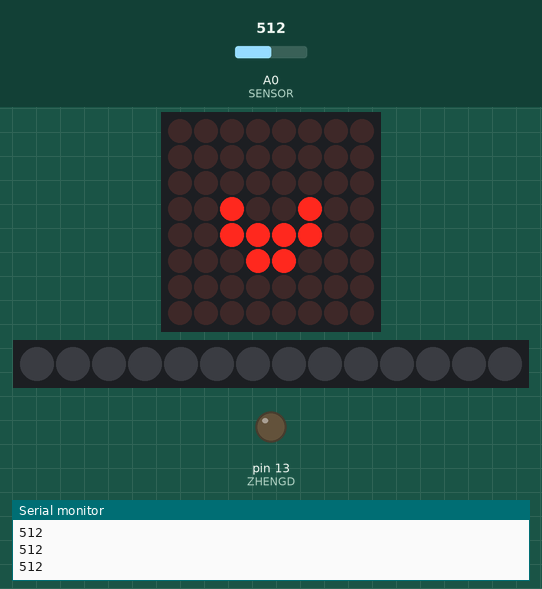
A sketch run on a simulated Arduino Uno, built with avr-gcc and run on an emulated ATmega328P. Parts: 8×8 LED matrix, 14 RGB LEDs in strip order, left to right, output pins drawn as LEDs (lit = HIGH), the last lines printed to the serial monitor. Wiring (inferred from the names in the program): MAX7219 LED driver (orientation assumed): data A1; clock A3; CS A2. The test bench sets the inputs (shaded band); at power-on: A0 (SENSOR) = 512. Pins used as bus, display or sensor lines are not drawn.

Above: at 1.2 s.
1.3 s: A0 (SENSOR) set to 685
2.8 s: A0 (SENSOR) set to 711
At 3.8 s:
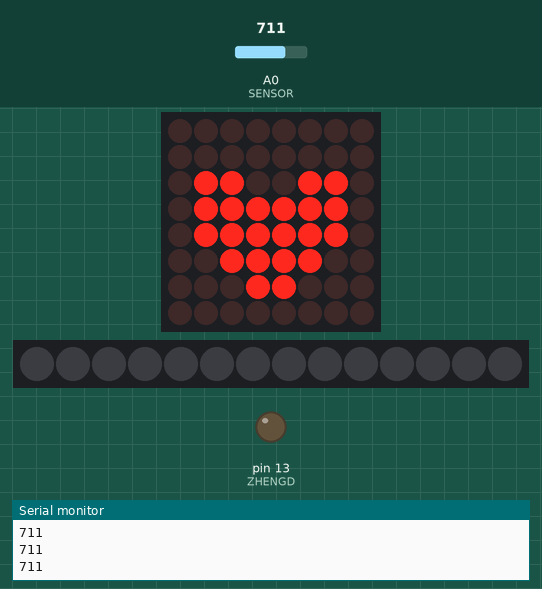
4.3 s: A0 (SENSOR) set to 791
5.8 s: A0 (SENSOR) set to 810
At 6.8 s:
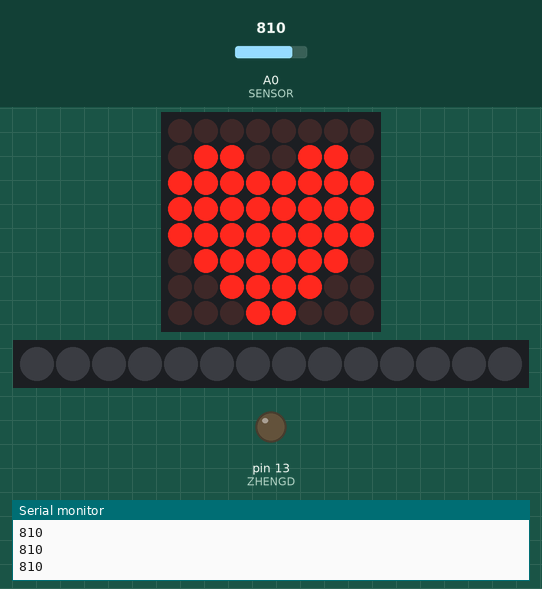
7.3 s: A0 (SENSOR) set to 306
At 8.5 s:
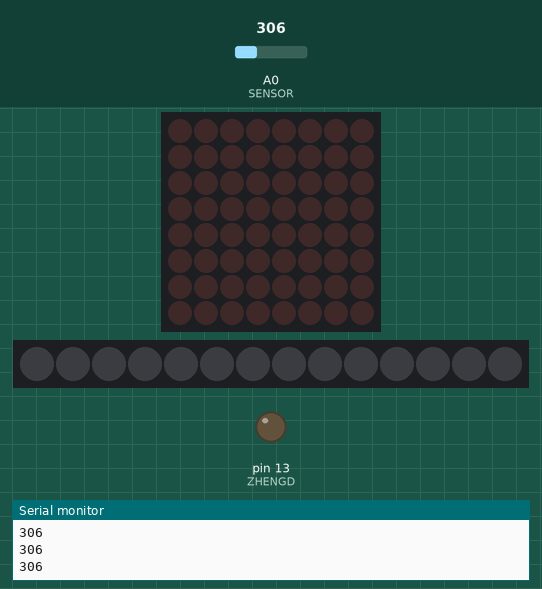
8.8 s: A0 (SENSOR) set to 492
10.3 s: A0 (SENSOR) set to 511
At 11.4 s:
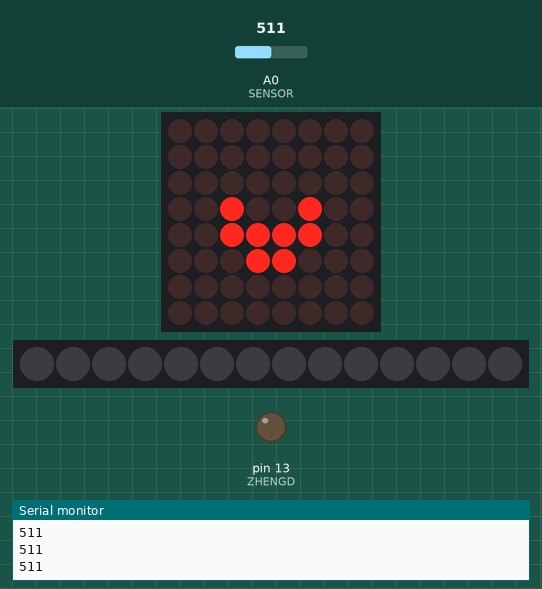
Timing chart, 0 to 12.8 s (numbered marks = the images above; inputs shaded):
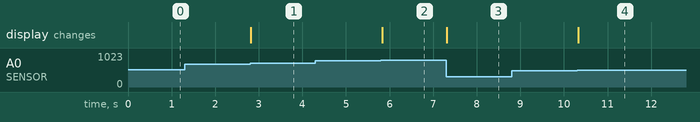

Measured:
- the behaviour switches between 699 and 700 on A0 (SENSOR) (found by bisection; images 0 and 1)
- the behaviour switches between 799 and 800 on A0 (SENSOR) (found by bisection; images 1 and 2)
- the behaviour switches between 499 and 500 on A0 (SENSOR) (found by bisection; images 3 and 4)
- after the input at 2.8 s, the display: changes at once (image 1)
- after the input at 5.8 s, the display: changes at once (image 2)
- after the input at 7.3 s, the display: changes at once (image 3)
- after the input at 10.3 s, the display: changes at once (image 4)

The sketch:

xind.ino
```cpp
#include <Adafruit_NeoPixel.h>
//led

#define dataPin   A3     //  SDI
#define clockPin  A2     //  SCLK
#define latchPin  A1     //  LOAD

#define PIN 12  //灯
Adafruit_NeoPixel strip = Adafruit_NeoPixel(14, PIN, NEO_GRB + NEO_KHZ800);
uint8_t rb[7][3] = { {255, 0, 0}, {255, 125, 0}, {255, 255, 0},
  {0, 255, 0}, {0, 155, 255}, {0, 0, 255}, {139, 0, 255}
};

#define CLK   A3
#define CS    A2
#define DIN   A1 //这里定义了那三个脚
#define SENSOR  A0  //心跳传感器 /震动传感器 ，输入用一个引脚，在输入处做判断。
#define ZHENGD  13

//#define ZHENGDONG A3 //震动传感器 输入就一个

unsigned char disp1[10][8] = {
  0x0, 0x66, 0xFF, 0xFF, 0xFF, 0x7E, 0x3C, 0x18, //最大心
  0x0, 0x0, 0x66, 0x7E, 0x7E, 0x3C, 0x18, 0x0,
  0x0, 0x0, 0x0, 0x24, 0x3C, 0x18, 0x0, 0x0,
  0x0, 0x0, 0x0, 0x0, 0x0, 0x0, 0x0, 0x0,// 最小心
  0x0, 0x0, 0x0, 0x24, 0x3C, 0x18, 0x0, 0x0,
  0x0, 0x0, 0x66, 0x7E, 0x7E, 0x3C, 0x18, 0x0,
  0x0, 0x66, 0xFF, 0xFF, 0xFF, 0x7E, 0x3C, 0x18, //最大
  0x0, 0x8, 0xC, 0xFE, 0xFF, 0xFE, 0xC, 0x8,
  0x0, 0x10, 0x30, 0x7F, 0xFF, 0x7F, 0x30, 0x10,
  0x3C, 0x7E, 0xFF, 0xFF, 0xFF, 0xFF, 0x7E, 0x3C
};

void Delay(double x)
{
  double i;
  for (i = 0; i < x; i++);
}


void Delay_xms(unsigned int x)
{
  unsigned int i, j;
  for (i = 0; i < x; i++)
    for (j = 0; j < 112; j++);
}
//--------------------------------------------
//功能：向MAX7219(U3)写入字节
//入口参数：DATA
//出口参数：无
//说明：
void Write_Max7219_byte(unsigned char DATA)
{
  unsigned char i;
  digitalWrite(CS, LOW);
  for (i = 8; i >= 1; i--)
  {
    digitalWrite(CLK, LOW);
    if (DATA & 0X80)
      digitalWrite(DIN, HIGH);
    else
      digitalWrite(DIN, LOW);

    DATA <<= 1;
    digitalWrite(CLK, HIGH);
  }
}
//-------------------------------------------
//功能：向MAX7219写入数据
//入口参数：address、dat
//出口参数：无
//说明：
void Write_Max7219(unsigned char address, unsigned char dat)
{
  digitalWrite(CS, LOW);
  Write_Max7219_byte(address); //写入地址，即数码管编号
  Write_Max7219_byte(dat); //写入数据，即数码管显示数字
  digitalWrite(CS, HIGH);
}


void Init_MAX7219(void)
{
  Write_Max7219(0x09, 0x00); //译码方式：BCD码
  Write_Max7219(0x0a, 0x03); //亮度
  Write_Max7219(0x0b, 0x07); //扫描界限；4个数码管显示
  Write_Max7219(0x0c, 0x01); //掉电模式：0，普通模式：1
  Write_Max7219(0x0f, 0x00); //显示测试：1；测试结束，正常显示：0
}
/************************************************************/


void show(int n) {
  for (unsigned int i = 1; i < 9; i++)
    Write_Max7219(i, disp1[n][i - 1]);
}

int show_heart(int sens) {
  unsigned int j = sens / 100;
  int s = 0;
  switch (j) {
    case 10:
    case 9:
    case 8:
      show(0);
      s = 1;
      break;
    case 7:
      show(1);
      s = 1;
      break;
    case 6:
    case 5:
      show(2);
      break;
    case 4:
    case 3:
    case 2:
    case 1:
    case 0:
      show(3);
  }
  return s;
}

void readLine( ) {
  int gg = Serial.read( );

} // readLine(

void setup() {
  // put your setup code here, to run once:
  pinMode(CLK, OUTPUT);
  pinMode(CS, OUTPUT);
  pinMode(DIN, OUTPUT); //让三个脚都是输出状态
  pinMode(SENSOR, INPUT);
  pinMode(ZHENGD, OUTPUT);
  Init_MAX7219();
  Serial.begin(9600);
  strip.begin();
  strip.setBrightness(50);
  //hat_lb();
}

#define LEN   16
char buff [LEN];

void SerialRead(char *buf) {
  if ( Serial.available() > 0 ) {
    if (Serial.read() == 0xa) {
      int i = 0;
      char b = Serial.read();
      while (b != 0xd && i < LEN - 4) {
        buf[i++] = b;
        b = Serial.read();
      }
      buf[i] = 0x0;
      //Serial.println(buf);
    }
  }
}

void loop() {
  // put your main code here, to run repeatedly:
  int sensorValue = analogRead(SENSOR);
  Serial.println(sensorValue);
  //SerialRead(buff);

  //int res = atoi(buff);
  int res = sensorValue;
  int s = show_heart(res);

  if (0)
    ;
  else
    hei();
  //lop();
  delay(50);
}

void bai() {
  for (int8_t i = 0; i <= 14; i++)
    strip.setPixelColor(i, strip.Color(255, 255, 255));
  strip.show();
}

void hei() {
  for (int8_t i = 0; i <= 14; i++)
    strip.setPixelColor(i, strip.Color(0, 0, 0));
  strip.show();
}

void hong() {
  for (int8_t i = 0; i <= 14; i++)
    strip.setPixelColor(i, strip.Color(255, 0, 0));
  strip.show();
}

void lv() {
  for (int8_t i = 0; i <= 14; i++)
    strip.setPixelColor(i, strip.Color(0, 255, 0));
  strip.show();
}

void lan() {
  for (int8_t i = 0; i <= 14; i++)
    strip.setPixelColor(i, strip.Color(0, 0, 255));
  strip.show();
}

uint64_t aaa = 0;
uint8_t j = 0, ii = 0;
void lop() {
  aaa++;
  //if (aaa % 1 != 0) return;
  if (j > 14) j = 0;
  //for (uint8_t j = 0; j < 14; j++) {
  //for (uint8_t k = 0; k < 14; k++)
  //strip.setPixelColor(k, 0);
  for (int8_t i = 0; i <= j; i++)
    strip.setPixelColor(i, strip.Color(rb[(j - i) % 7][0], rb[(j - i) % 7][1], rb[(j - i) % 7][2]));
  strip.show();
  //delay(20);
  j++;
  //}
}
```
